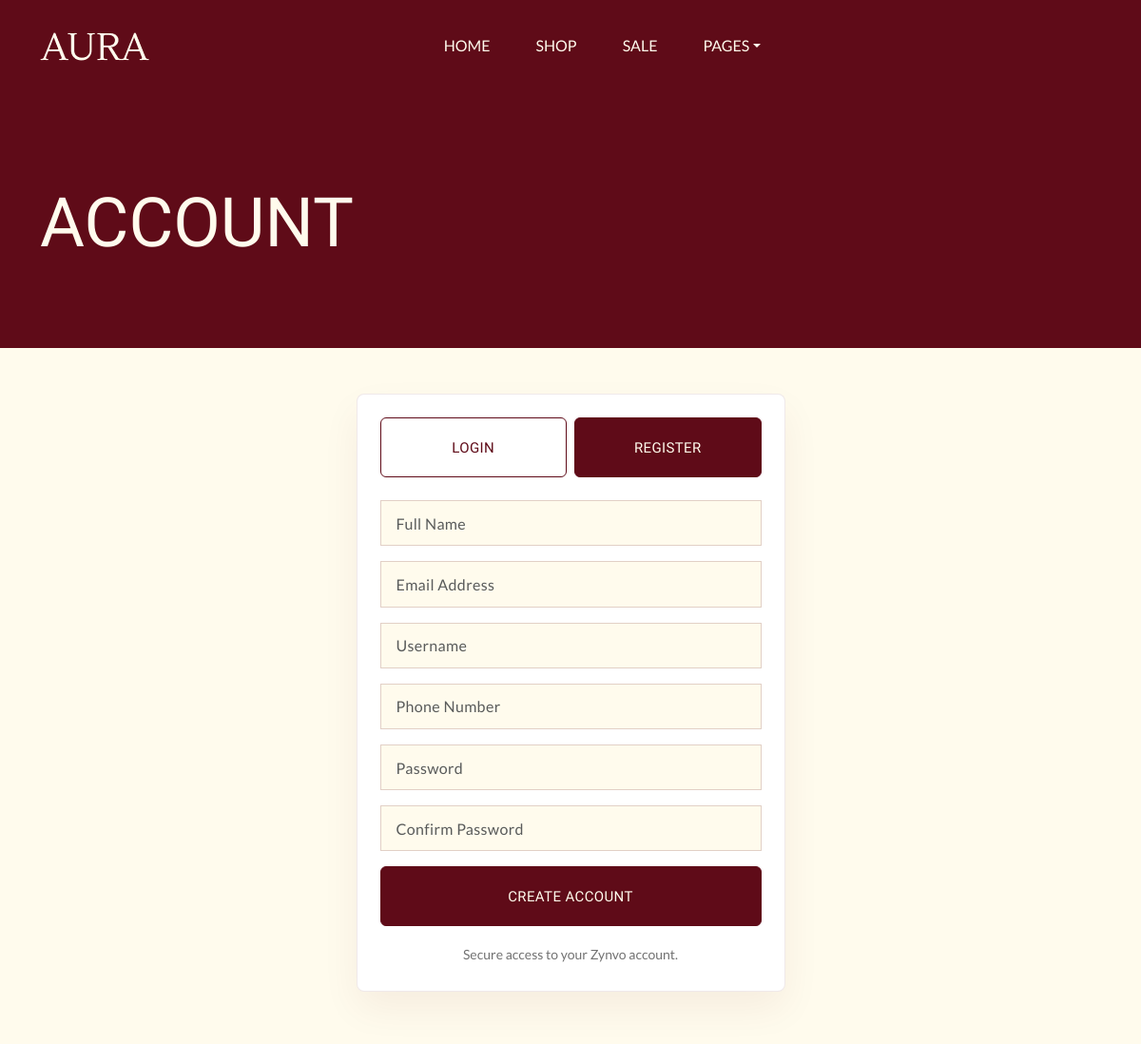
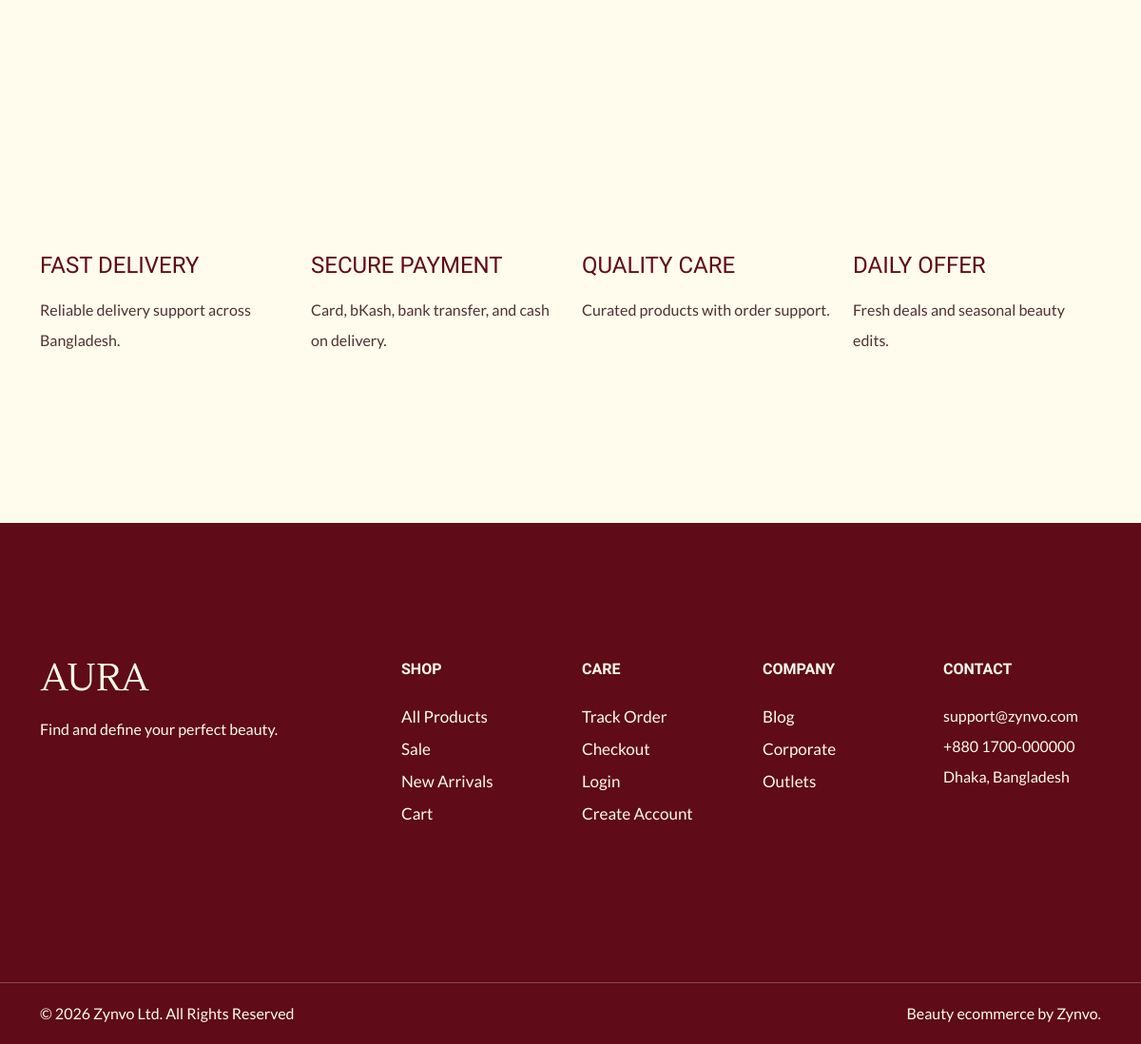
/account/register/, run on the app's committed database (2 pictures, top to bottom).
### core/models.py (models this page shows, shortened)
class SingletonModel(models.Model):
    class Meta:
        abstract = True
    @classmethod
    def load(cls):
        obj, _ = cls.objects.get_or_create(pk=1)
        return obj

class SiteSettings(SingletonModel):
    site_name = models.CharField(max_length=100, default='Zynvo')
    tagline = models.CharField(max_length=150, default='Smart living, curated beautifully.')
    support_phone = models.CharField(max_length=30, default='+880 1700-000000')
    support_email = models.EmailField(default='support@zynvo.com')
    address = models.CharField(max_length=255, default='Dhaka, Bangladesh')
    copyright_text = models.CharField(max_length=255, default='© 2026 Zynvo Ltd. All Rights Reserved')
    hero_title = models.CharField(max_length=140, default='Elevate your everyday with Zynvo')
    hero_subtitle = models.CharField(
        max_length=255,
        default='Discover hand-picked lifestyle, fashion, and gadget essentials with fast delivery.',
    )
    announcement_text = models.CharField(max_length=255, default='Free shipping on orders over ৳3000')
    corporate_cta_title = models.CharField(max_length=140, default='Become Our Corporate Partner')
    corporate_cta_url = models.CharField(max_length=255, default='/corporate/')
    facebook_url = models.URLField(blank=True)
    instagram_url = models.URLField(blank=True)
    youtube_url = models.URLField(blank=True)
    linkedin_url = models.URLField(blank=True)

### accounts/views.py (the view)
# urls.py: path('register/', register_view, name='register'),
def register_view(request):
    if request.method == 'POST':
        form = RegisterForm(request.POST)
        if form.is_valid():
            user = form.save(commit=False)
            user.email = form.cleaned_data['email']
            user.first_name = form.cleaned_data['first_name']
            user.save()
            login(request, user)
            messages.success(request, 'Your account was created successfully.')
            return redirect('accounts:dashboard')
    else:
        form = RegisterForm()
    return render(request, 'accounts/login_register.html', {
        'form': StyledAuthenticationForm(),
        'register_form': form,
        'active_tab': 'register',
    })

### accounts/forms.py (shortened to what this page needs)
class StyledAuthenticationForm(AuthenticationForm):
    username = forms.CharField(label='E-mail / Username')
    def __init__(self, *args, **kwargs):
        super().__init__(*args, **kwargs)
        for field in self.fields.values():
            field.widget.attrs.update({'class': 'form-control', 'placeholder': field.label})

class RegisterForm(UserCreationForm):
    email = forms.EmailField(required=True)
    first_name = forms.CharField(label='Full Name', required=True)
    phone = forms.CharField(required=False)
    class Meta:
        model = User
        fields = ('first_name', 'email', 'username', 'phone', 'password1', 'password2')
    def __init__(self, *args, **kwargs):
        super().__init__(*args, **kwargs)
        placeholders = {
            'first_name': 'Full Name',
            'email': 'Email Address',
            'username': 'Username',
            'phone': 'Phone Number',
            'password1': 'Password',
            'password2': 'Confirm Password',
        }
        for name, field in self.fields.items():
            field.widget.attrs.update({'class': 'form-control', 'placeholder': placeholders.get(name, field.label)})

### orders/cart_utils.py (called while the page is built, shortened)
def _cart(request, create=False):
    cart = request.session.get('cart')
    if cart is None:
        cart = {}
        if create:
            request.session['cart'] = cart
    return cart

def get_cart_items(request):
    from catalog.models import Product, ProductVariant
    cart = _cart(request)
    items = []
    subtotal = Decimal('0.00')
    if not cart:
        return items, subtotal

### orders/context_processors.py (called while the page is built)
def cart_context(request):
    items, subtotal = get_cart_items(request)
    return {
        'cart_items': items,
        'cart_subtotal': subtotal,
        'cart_count': sum(item['quantity'] for item in items),
    }

### templates/accounts/login_register.html (shortened to what this page needs)
{% extends 'base.html' %}
{% block content %}
<section class="page-hero"><div class="container"><h1 class="display-2 text-uppercase">Account</h1></div></section>
<section class="padding-medium pt-5">
  <div class="container">
    <div class="row justify-content-center">
        <div class="col-lg-5">
            <div class="aura-card p-4">
                <div class="d-flex gap-2 mb-4">
                    <a href="{% url 'accounts:login' %}" class="btn {% if active_tab == 'login' %}btn-primary{% else %}btn-outline-primary{% endif %} w-50">Login</a>
                    <a href="{% url 'accounts:register' %}" class="btn {% if active_tab == 'register' %}btn-primary{% else %}btn-outline-primary{% endif %} w-50">Register</a>
                </div>
                {% if active_tab == 'register' %}
                    <form method="post" action="{% url 'accounts:register' %}" class="d-grid gap-3">
                        {{ register_form.first_name }}
                        {{ register_form.email }}
                        {{ register_form.username }}
                        {{ register_form.phone }}
                        {{ register_form.password1 }}
                        {{ register_form.password2 }}
                        <button class="btn btn-primary">Create Account</button>
                    </form>
                {% endif %}
                <div class="text-center aura-muted mt-3 small">Secure access to your Zynvo account.</div>
            </div>
        </div>
    </div>
  </div>
</section>
{% endblock %}

### templates/includes/footer.html (shortened to what this page needs)
{% load static %}
<section id="service" class="padding-medium">
  <div class="container">
    <div class="row">
      <div class="col-md-3 my-3">
        <div class="card">
          <h4 class="text-uppercase py-3 m-0">Fast Delivery</h4>
          <p>Reliable delivery support across Bangladesh.</p>
        </div>
      </div>
      <div class="col-md-3 my-3">
        <div class="card">
          <h4 class="text-uppercase py-3 m-0">Secure Payment</h4>
          <p>Card, bKash, bank transfer, and cash on delivery.</p>
        </div>
      </div>
      <div class="col-md-3 my-3">
        <div class="card">
          <h4 class="text-uppercase py-3 m-0">Quality Care</h4>
          <p>Curated products with order support.</p>
        </div>
      </div>
      <div class="col-md-3 my-3">
        <div class="card">
          <h4 class="text-uppercase py-3 m-0">Daily Offer</h4>
          <p>Fresh deals and seasonal beauty edits.</p>
        </div>
      </div>
    </div>
  </div>
</section>
<footer id="footer" class="bg-primary padding-medium">
  <div class="container text-light">
    <div class="row">
      <div class="col-md-4">
        <div class="footer-menu">
          <img src="{% static 'aura/images/logo.png' %}" alt="{{ site_settings.site_name }}">
          <p class="mt-4">Find and define your perfect beauty.</p>
          <div class="social-links mt-4">
            <ul class="d-flex list-unstyled gap-3">
              <li><a href="{{ site_settings.facebook_url|default:'#' }}"><iconify-icon class="social-icon text-light fs-4 me-4" icon="ri:facebook-fill"></iconify-icon></a></li>
              <li><a href="{{ site_settings.instagram_url|default:'#' }}"><iconify-icon class="social-icon text-light fs-4 me-4" icon="ri:instagram-fill"></iconify-icon></a></li>
              <li><a href="{{ site_settings.youtube_url|default:'#' }}"><iconify-icon class="social-icon text-light fs-4 me-4" icon="ri:youtube-fill"></iconify-icon></a></li>
            </ul>
          </div>
        </div>
      </div>
      <div class="col-md-2">
        <div class="footer-menu">
          <h6 class="text-uppercase fw-bold text-light mb-4">Shop</h6>
          <ul class="menu-list list-unstyled">
            <li><a href="{% url 'catalog:shop' %}" class="footer-link">All Products</a></li>
            <li><a href="{% url 'catalog:shop' %}?sale=1" class="footer-link">Sale</a></li>
            <li><a href="{% url 'catalog:shop' %}?sort=latest" class="footer-link">New Arrivals</a></li>
            <li><a href="{% url 'orders:cart' %}" class="footer-link">Cart</a></li>
          </ul>
        </div>
      </div>
      <div class="col-md-2">
        <div class="footer-menu">
          <h6 class="text-uppercase fw-bold text-light mb-4">Care</h6>
          <ul class="menu-list list-unstyled">
            <li><a href="{% url 'orders:tracking' %}" class="footer-link">Track Order</a></li>
            <li><a href="{% url 'orders:checkout' %}" class="footer-link">Checkout</a></li>
            <li><a href="{% url 'accounts:login' %}" class="footer-link">Login</a></li>
            <li><a href="{% url 'accounts:register' %}" class="footer-link">Create Account</a></li>
          </ul>
        </div>
      </div>
      <div class="col-md-2">
        <div class="footer-menu">
          <h6 class="text-uppercase fw-bold text-light mb-4">Company</h6>
          <ul class="menu-list list-unstyled">
            <li><a href="{% url 'core:blog_index' %}" class="footer-link">Blog</a></li>
            <li><a href="{% url 'core:corporate' %}" class="footer-link">Corporate</a></li>
            <li><a href="{% url 'core:outlets' %}" class="footer-link">Outlets</a></li>
          </ul>
        </div>
      </div>
      <div class="col-md-2">
        <div class="footer-menu">
          <h6 class="text-uppercase fw-bold text-light mb-4">Contact</h6>
          <ul class="menu-list list-unstyled">
            <li class="footer-link">{{ site_settings.support_email }}</li>
            <li class="footer-link">{{ site_settings.support_phone }}</li>
            <li class="footer-link">{{ site_settings.address }}</li>
          </ul>
        </div>
      </div>
    </div>
  </div>
</footer>
<div id="footer-bottom" class="bg-primary">
  <hr class="text-light m-0">
  <div class="container text-light pt-3">
    <div class="row">
      <div class="col-md-6 copyright"><p>{{ site_settings.copyright_text|default:"© Zynvo. All rights reserved." }}</p></div>
      <div class="col-md-6 text-md-end"><p>Beauty ecommerce by {{ site_settings.site_name }}.</p></div>
    </div>
  </div>
</div>

### static/css/styles.css (style rules this page uses)
:root { --header-height: 160px; --header-height-min: 80px; }
:root { --accent-color: #5f0b18; --dark-color: #222222; --light-dark-color: #727272; --light-color: #fffbed; --grey-color: #dbdbdb; --light-grey-color: #ffdede; --light-primary-color: #fffbed; }
:root { --body-font: "Lato", sans-serif; --heading-font: "Lustria", serif; }
body { --bs-body-bg: #fffbed; --bs-link-color: #333; --bs-link-hover-color: #333; --bs-link-color-rgb: 40, 40, 40; --bs-link-hover-color-rgb: 0, 0, 0; --bs-light-rgb: 255, 251, 237; --bs-font-sans-serif: "Lato", sans-serif; --bs-body-font-family: var(--bs-font-sans-serif); --bs-body-font-size: 1rem; --bs-body-font-weight: 400; --bs-body-line-height: 2; --bs-body-color: #503131; --bs-primary: #5f0b18; --bs-primary-rgb: 95, 11, 24; --bs-primary-bg-subtle: #FFF9EB; --bs-border-color: #F7F7F7; --bs-secondary-rgb: 230, 243, 251; --bs-success-rgb: 238, 245, 228; --bs-danger-rgb: 249, 235, 231; --bs-warning-rgb: 255, 249, 235; --bs-info-rgb: 230, 243, 250; }
.btn { --bs-btn-font-family: var(--heading-font); padding: 1.2rem 2rem; transition: all 0.3s ease-in; letter-spacing: 0.02375rem; font-size: 0.9375rem; font-weight: 400; text-transform: uppercase; }
.btn-primary { --bs-btn-color: var(--light-color); --bs-btn-bg: var(--accent-color); --bs-btn-border-color: var(--accent-color); --bs-btn-hover-color: var(--accent-color); --bs-btn-hover-bg: var(--light-color); --bs-btn-hover-border-color: var(--accent-color); --bs-btn-focus-shadow-rgb: 49, 132, 253; --bs-btn-active-color: var(--light-color); --bs-btn-active-bg: var(--accent-color); --bs-btn-active-border-color: var(--accent-color); --bs-btn-active-shadow: inset 0 3px 5px rgba(0, 0, 0, 0.125); --bs-btn-disabled-color: var(--light-color); --bs-btn-disabled-bg: #d3d7dd; --bs-btn-disabled-border-color: var(--accent-color); }
.btn-outline-primary { --bs-btn-color: var(--accent-color); --bs-btn-border-color: var(--accent-color); --bs-btn-hover-color: var(--light-color); --bs-btn-hover-bg: var(--accent-color); --bs-btn-hover-border-color: var(--accent-color); --bs-btn-focus-shadow-rgb: 13, 110, 253; --bs-btn-active-color: var(--light-color); --bs-btn-active-bg: var(--accent-color); --bs-btn-active-border-color: var(--accent-color); --bs-btn-active-shadow: inset 0 3px 5px rgba(0, 0, 0, 0.125); --bs-btn-disabled-color: var(--accent-color); --bs-btn-disabled-bg: transparent; --bs-btn-disabled-border-color: var(--accent-color); --bs-gradient: none; }
h1, h2, h3, h4, h5, h6 { font-family: var(--heading-font); color: var(--accent-color); font-weight: 500; text-transform: capitalize; }
a { text-decoration: none; }
.padding-medium { padding-top: 9rem; padding-bottom: 9rem; }
.form-control { font-size: 1rem; color: #908F8D; line-height: normal; letter-spacing: 0.02125rem; text-transform: capitalize; border-radius: 0.25rem; border: 1px solid rgba(65, 64, 62, 0.20); background: var(--bs-body-bg); display: flex; padding: 1.25rem; align-items: center; gap: 0.375rem; align-self: stretch; }
a.footer-link { color: var(--light-color); font-size: 1.0625rem; text-transform: capitalize; }
.card { --bs-card-inner-border-radius: none; --bs-card-bg: transparent; background-color: transparent; border: none; }
.aura-site { background: var(--light-color); }
.page-hero { padding-top: 12rem; padding-bottom: 5rem; background: var(--accent-color); color: var(--light-color); }
.page-hero h1, .page-hero p, .page-hero a { color: var(--light-color); }
.aura-card { background: #fff; border: 1px solid rgba(95, 11, 24, 0.09); border-radius: 8px; box-shadow: 0 18px 40px rgba(95, 11, 24, 0.06); }
.aura-muted { color: var(--light-dark-color); }
.form-control, .form-select { border-radius: 0; border-color: rgba(95, 11, 24, .18); padding: .85rem 1rem; }

### data on the page
SiteSettings: support_email "support@zynvo.com", support_phone "+880 1700-000000", address "Dhaka, Bangladesh", copyright_text "© 2026 Zynvo Ltd. All Rights Reserved", site_name "Zynvo"
